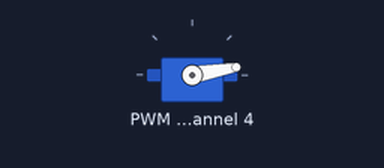
Recording of a program running on a simulated Raspberry Pi (BCM pin numbers). Parts: servo. Servo angles are drawn from the pulse width (0.5 ms = 0°, 2.5 ms = 180°); what the program prints to the terminal is not drawn.

Above: at 0.05 s.
At 4.0 s:
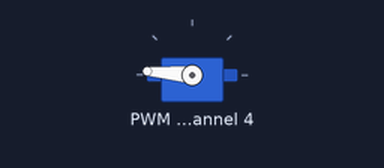
Timing chart, 0 to 5.2 s (numbered marks = the images above):
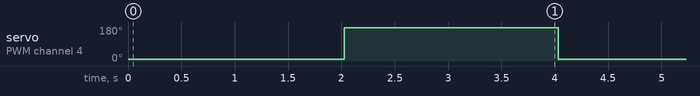

The program:

testServo.py
```python
from __future__ import with_statement # Required in 2.5
import socket
import os, os.path
import time
import signal
import sys
from contextlib import contextmanager
from Adafruit_PWM_Servo_Driver import PWM


pwm = PWM(0x40)
#pwm = PWM(0x40, debug=True)
servoMin = 150  # Min pulse length out of 4096
servoMax = 600  # Max pulse length out of 4096
steerChannel = 4
speedChannel = 0


def setServoPulse(channel, pulse):
  pulseLength = 1000000                   # 1,000,000 us per second
  pulseLength /= 60                       # 60 Hz
  print "%d us per period" % pulseLength
  pulseLength /= 4096                     # 12 bits of resolution
  print "%d us per bit" % pulseLength
  pulse *= 1000
  pulse /= pulseLength
  pwm.setPWM(channel, 0, pulse)


#Begin main
#Stopping first
pwm = PWM(0x40)
pwm.setPWMFreq(60)


print("Here we go")
while True:
    pwm.setPWM(steerChannel, 0, servoMin)
    time.sleep(2)
    pwm.setPWM(steerChannel, 0, servoMax)
    time.sleep(2)


#Ending
server.close()
os.remove(SocketAdr)
print ("bye")
```

Measured:
- by itself, servo on PWM channel 4: alternates 175° for 2.0 s and 10° for 2.0 s
